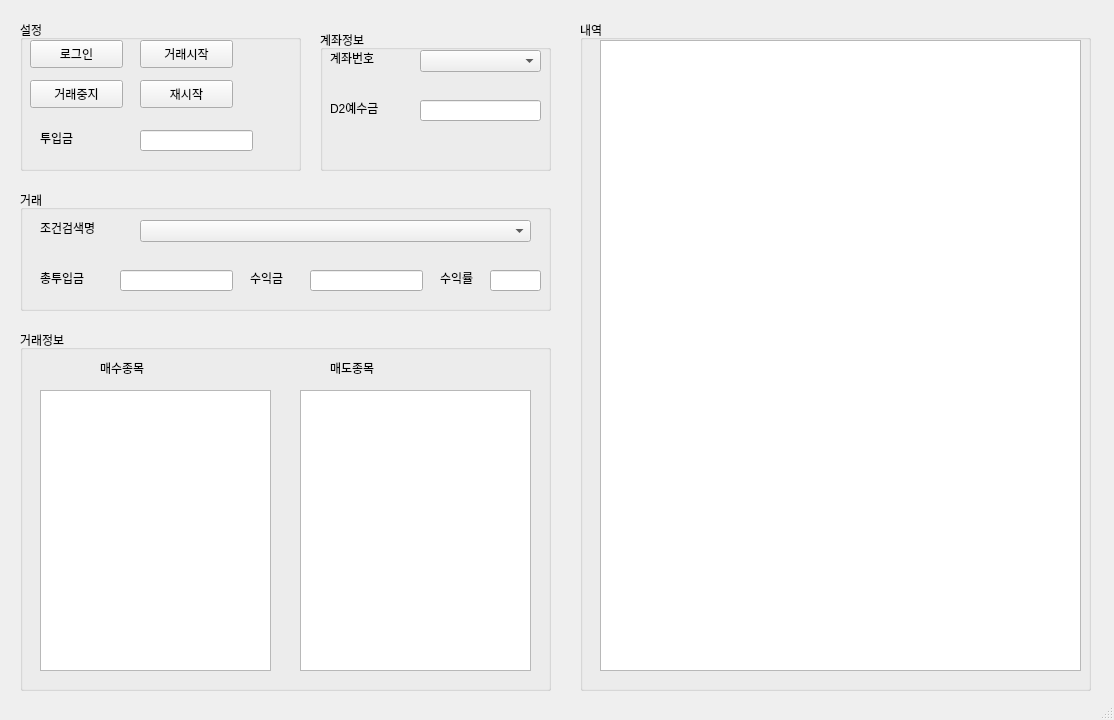
<?xml version="1.0" encoding="UTF-8"?>
<ui version="4.0">
 <class>MainWindow</class>
 <widget class="QMainWindow" name="MainWindow">
  <property name="geometry">
   <rect>
    <x>0</x>
    <y>0</y>
    <width>1114</width>
    <height>720</height>
   </rect>
  </property>
  <property name="windowTitle">
   <string>KiwoomConditionTrading</string>
  </property>
  <widget class="QWidget" name="centralwidget">
   <widget class="QGroupBox" name="groupBox">
    <property name="geometry">
     <rect>
      <x>20</x>
      <y>20</y>
      <width>281</width>
      <height>151</height>
     </rect>
    </property>
    <property name="title">
     <string>설정</string>
    </property>
    <widget class="QPushButton" name="btnLogin">
     <property name="geometry">
      <rect>
       <x>10</x>
       <y>20</y>
       <width>93</width>
       <height>28</height>
      </rect>
     </property>
     <property name="text">
      <string>로그인</string>
     </property>
    </widget>
    <widget class="QPushButton" name="btnStart">
     <property name="geometry">
      <rect>
       <x>120</x>
       <y>20</y>
       <width>93</width>
       <height>28</height>
      </rect>
     </property>
     <property name="text">
      <string>거래시작</string>
     </property>
    </widget>
    <widget class="QPushButton" name="btnStop">
     <property name="geometry">
      <rect>
       <x>10</x>
       <y>60</y>
       <width>93</width>
       <height>28</height>
      </rect>
     </property>
     <property name="text">
      <string>거래중지</string>
     </property>
    </widget>
    <widget class="QPushButton" name="btnReStart">
     <property name="geometry">
      <rect>
       <x>120</x>
       <y>60</y>
       <width>93</width>
       <height>28</height>
      </rect>
     </property>
     <property name="text">
      <string>재시작</string>
     </property>
    </widget>
    <widget class="QLabel" name="label">
     <property name="geometry">
      <rect>
       <x>20</x>
       <y>110</y>
       <width>64</width>
       <height>15</height>
      </rect>
     </property>
     <property name="text">
      <string>투입금</string>
     </property>
    </widget>
    <widget class="QLineEdit" name="lePrice">
     <property name="geometry">
      <rect>
       <x>120</x>
       <y>110</y>
       <width>113</width>
       <height>21</height>
      </rect>
     </property>
    </widget>
   </widget>
   <widget class="QGroupBox" name="groupBox_2">
    <property name="geometry">
     <rect>
      <x>320</x>
      <y>30</y>
      <width>231</width>
      <height>141</height>
     </rect>
    </property>
    <property name="title">
     <string>계좌정보</string>
    </property>
    <widget class="QLabel" name="label_2">
     <property name="geometry">
      <rect>
       <x>10</x>
       <y>20</y>
       <width>64</width>
       <height>15</height>
      </rect>
     </property>
     <property name="text">
      <string>계좌번호</string>
     </property>
    </widget>
    <widget class="QComboBox" name="cbAcctNo">
     <property name="geometry">
      <rect>
       <x>100</x>
       <y>20</y>
       <width>121</width>
       <height>22</height>
      </rect>
     </property>
    </widget>
    <widget class="QLabel" name="label_3">
     <property name="geometry">
      <rect>
       <x>10</x>
       <y>70</y>
       <width>64</width>
       <height>15</height>
      </rect>
     </property>
     <property name="text">
      <string>D2예수금</string>
     </property>
    </widget>
    <widget class="QLineEdit" name="leD2Price">
     <property name="geometry">
      <rect>
       <x>100</x>
       <y>70</y>
       <width>121</width>
       <height>21</height>
      </rect>
     </property>
    </widget>
   </widget>
   <widget class="QGroupBox" name="groupBox_3">
    <property name="geometry">
     <rect>
      <x>20</x>
      <y>190</y>
      <width>531</width>
      <height>121</height>
     </rect>
    </property>
    <property name="title">
     <string>거래</string>
    </property>
    <widget class="QLabel" name="label_4">
     <property name="geometry">
      <rect>
       <x>20</x>
       <y>30</y>
       <width>81</width>
       <height>16</height>
      </rect>
     </property>
     <property name="text">
      <string>조건검색명</string>
     </property>
    </widget>
    <widget class="QComboBox" name="cbCdtNm">
     <property name="geometry">
      <rect>
       <x>120</x>
       <y>30</y>
       <width>391</width>
       <height>22</height>
      </rect>
     </property>
    </widget>
    <widget class="QLabel" name="label_5">
     <property name="geometry">
      <rect>
       <x>20</x>
       <y>80</y>
       <width>81</width>
       <height>16</height>
      </rect>
     </property>
     <property name="text">
      <string>총투입금</string>
     </property>
    </widget>
    <widget class="QLineEdit" name="leTotalPrice">
     <property name="geometry">
      <rect>
       <x>100</x>
       <y>80</y>
       <width>113</width>
       <height>21</height>
      </rect>
     </property>
    </widget>
    <widget class="QLabel" name="label_6">
     <property name="geometry">
      <rect>
       <x>230</x>
       <y>80</y>
       <width>81</width>
       <height>16</height>
      </rect>
     </property>
     <property name="text">
      <string>수익금</string>
     </property>
    </widget>
    <widget class="QLineEdit" name="leProfits">
     <property name="geometry">
      <rect>
       <x>290</x>
       <y>80</y>
       <width>113</width>
       <height>21</height>
      </rect>
     </property>
    </widget>
    <widget class="QLabel" name="label_7">
     <property name="geometry">
      <rect>
       <x>420</x>
       <y>80</y>
       <width>51</width>
       <height>16</height>
      </rect>
     </property>
     <property name="text">
      <string>수익률</string>
     </property>
    </widget>
    <widget class="QLineEdit" name="leProfitsPc">
     <property name="geometry">
      <rect>
       <x>470</x>
       <y>80</y>
       <width>51</width>
       <height>21</height>
      </rect>
     </property>
    </widget>
   </widget>
   <widget class="QGroupBox" name="groupBox_4">
    <property name="geometry">
     <rect>
      <x>20</x>
      <y>330</y>
      <width>531</width>
      <height>361</height>
     </rect>
    </property>
    <property name="title">
     <string>거래정보</string>
    </property>
    <widget class="QLabel" name="label_8">
     <property name="geometry">
      <rect>
       <x>80</x>
       <y>30</y>
       <width>81</width>
       <height>16</height>
      </rect>
     </property>
     <property name="text">
      <string>매수종목</string>
     </property>
    </widget>
    <widget class="QLabel" name="label_9">
     <property name="geometry">
      <rect>
       <x>310</x>
       <y>30</y>
       <width>81</width>
       <height>16</height>
      </rect>
     </property>
     <property name="text">
      <string>매도종목</string>
     </property>
    </widget>
    <widget class="QPlainTextEdit" name="pteBuyLog">
     <property name="geometry">
      <rect>
       <x>20</x>
       <y>60</y>
       <width>231</width>
       <height>281</height>
      </rect>
     </property>
    </widget>
    <widget class="QPlainTextEdit" name="pteSellLog">
     <property name="geometry">
      <rect>
       <x>280</x>
       <y>60</y>
       <width>231</width>
       <height>281</height>
      </rect>
     </property>
    </widget>
   </widget>
   <widget class="QGroupBox" name="groupBox_5">
    <property name="geometry">
     <rect>
      <x>580</x>
      <y>20</y>
      <width>511</width>
      <height>671</height>
     </rect>
    </property>
    <property name="title">
     <string>내역</string>
    </property>
    <widget class="QPlainTextEdit" name="pteLog">
     <property name="geometry">
      <rect>
       <x>20</x>
       <y>20</y>
       <width>481</width>
       <height>631</height>
      </rect>
     </property>
    </widget>
   </widget>
  </widget>
  <widget class="QStatusBar" name="statusbar"/>
 </widget>
 <resources/>
 <connections/>
</ui>
